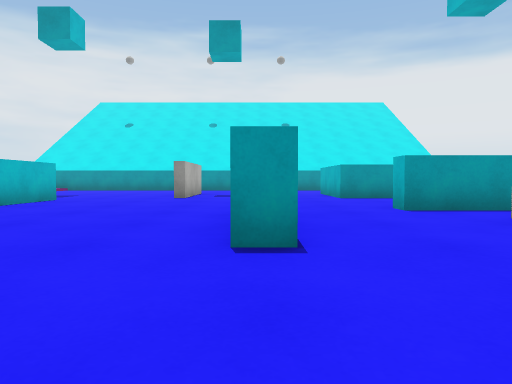
[1] (above)

19 first-person views from a walk through a Unity game level. The camera is 0.51 m above the floor, tilts 2° down and sees 70° across. The floor is counted in squares, 1 m on a side. Each view is taken from the middle of a square. On the plan, view 1 faces up. The plan holds only what a view shows up to about 9 squares ahead; the rest is blank. The place goes on beyond the plan. The player is left out. Surface patterns are stand-ins for the level's own textures.

[2]
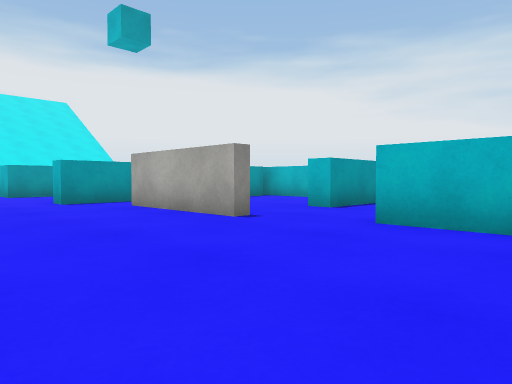

[3]
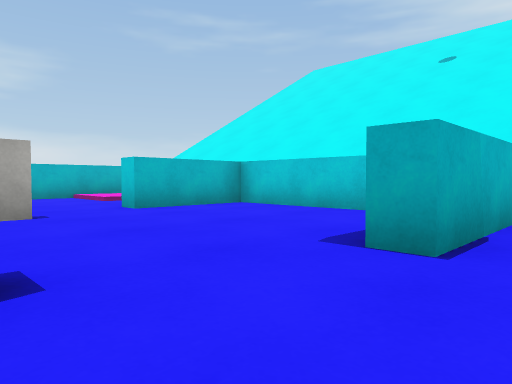

[4]
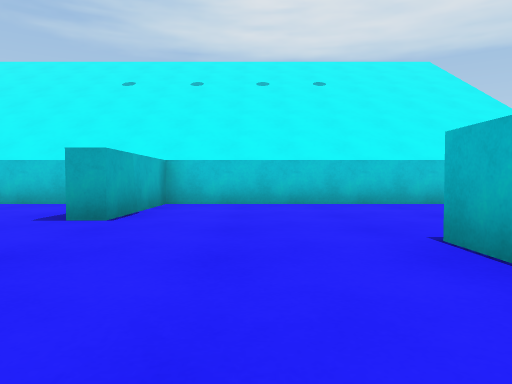

[5]
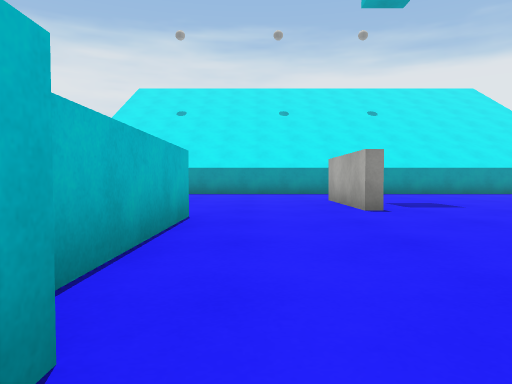

[6]
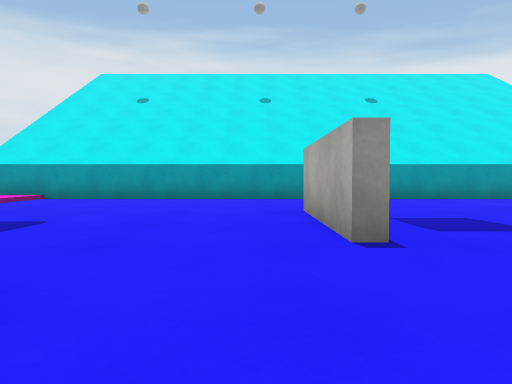

[7]
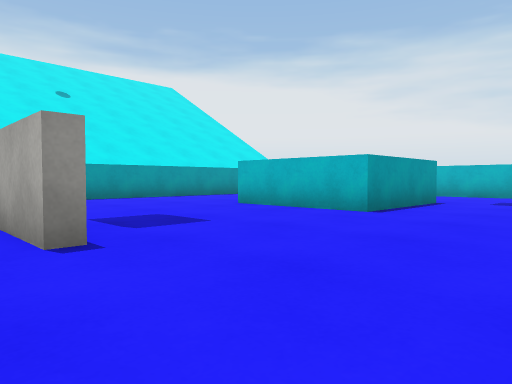

[8]
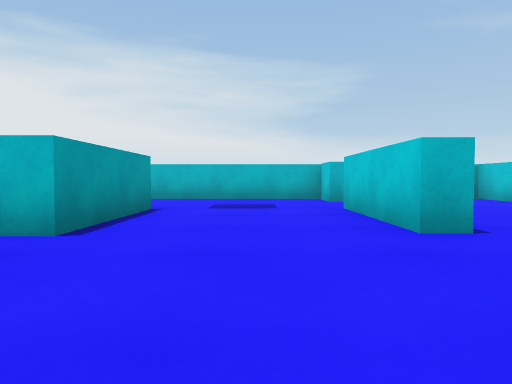

[9]
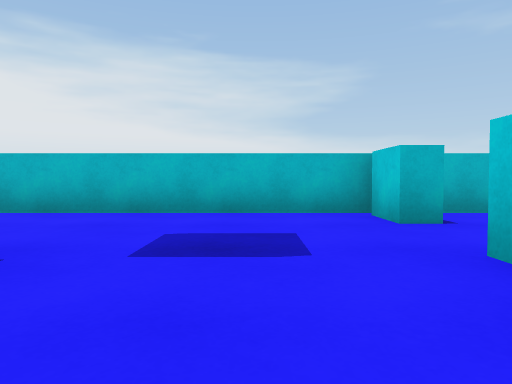

[10]
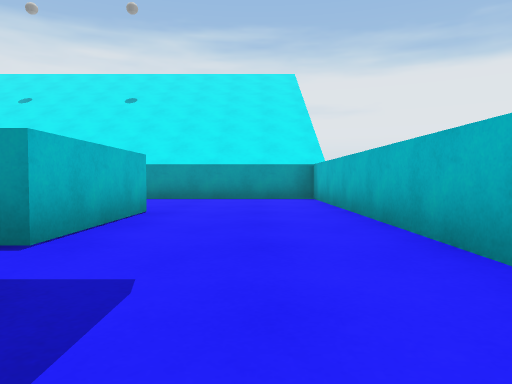

[11]
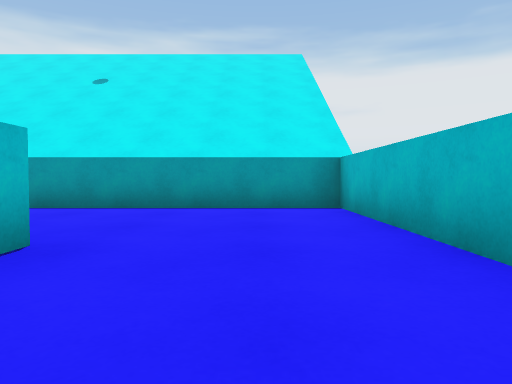

[12]
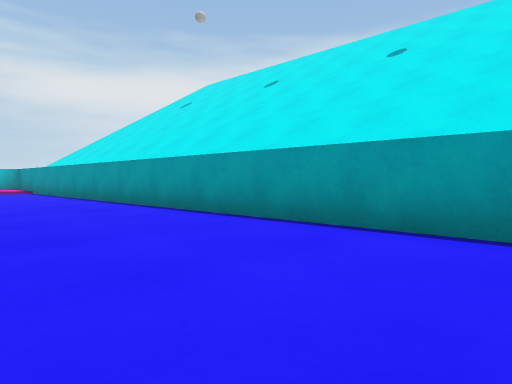

[13]
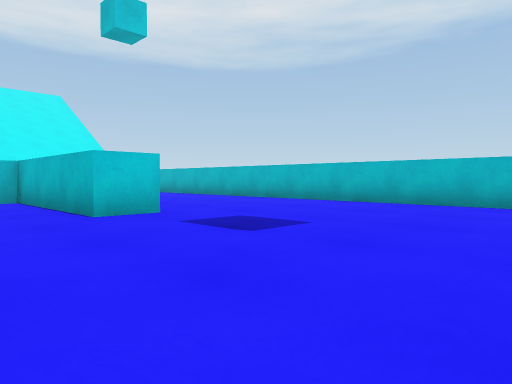

[14]
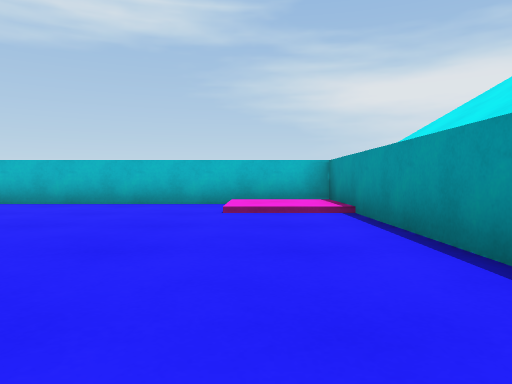

[15]
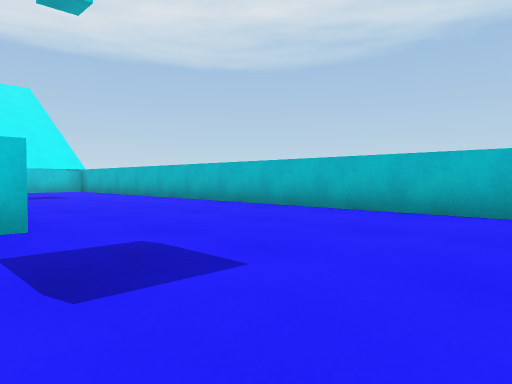

[16]
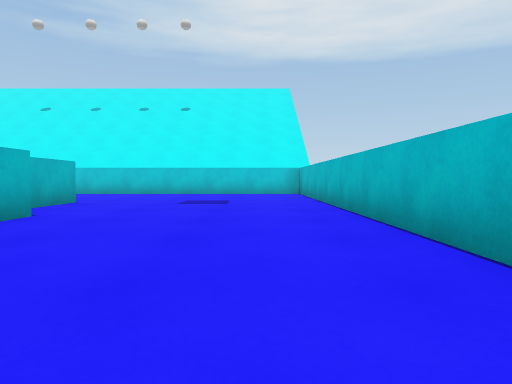

[17]
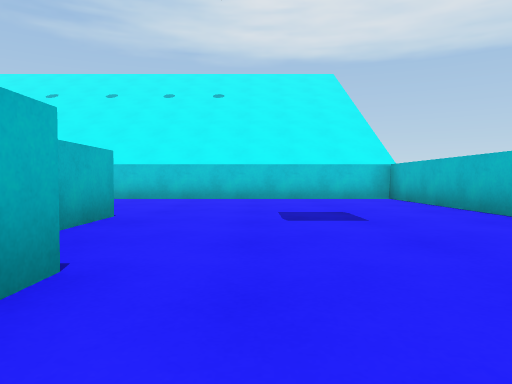

[18]
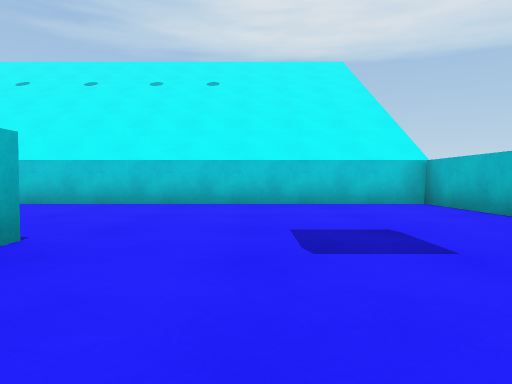

[19]
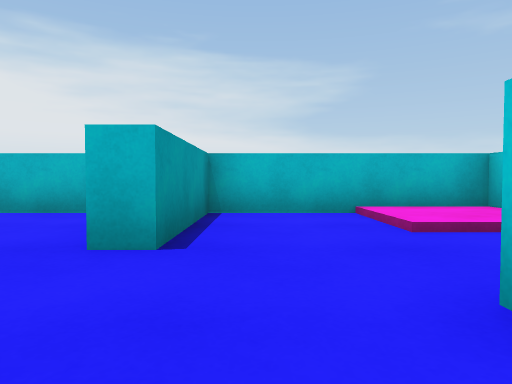

### Floor plan
Points are (right, up) in squares from view 1. A wall is a line through its corners. A room is listed if a view was taken in it or the views show most of it. See-through windows are left out.
Room 1 (views 1, 2, 19)
walls: (3.3, 1.6) (3.3, 2.6); (0.9, -2.5) (4, -2.5) (4, 0) (4.5, 0)
ways out: opening at (0, 1.5) to room 2; opening at (1.5, 3.5) to room 2; opening at (4.5, 2) to room 2; opening at (4, 1) to room 3
Room 2 (views 3, 4, 5, 6, 7, 8, 9, 10, 11, 12, 13, 14, 15, 16, 17, 18)
walls: (-2.2, 9.9) (-2.2, 12.9); (-6, 9) (-4.9, 9) (-4.9, 5); (-5.9, 5) (-5.9, 5.6); (-4.6, 2.9) (-4.6, 1.9); (0.4, 2.7) (-0.2, 2.7); (4.2, 6) (2.3, 6) (2.3, 6.5) (5.5, 6.5); (-5.1, 1.9) (-5.1, 3.6); (3.3, 2.6) (3.3, 4.8); (5.3, 12.9) (5.3, 9.8) (2.3, 9.8) (2.3, 12.9); (-5.1, 16.5) (-10.5, 16.5) (-10.5, -2.5) (-1.2, -2.5) (-1.2, 0.5) (-0.6, 0.5); (5.6, 1.7) (5.6, 2.2); (7.2, 2.2) (8.1, 2.2); (8.5, 3.5) (8.5, 16.5) (-3.2, 16.5)
ways out: opening at (0, 1.5) to room 1; opening at (1.5, 3.5) to room 1; opening at (4.5, 2) to room 1
objects: cyan block (7, 6) to (8, 6)
Room 3 (no view inside)
walls: (8.5, -2.6) (8.5, 1.7) (5.6, 1.7)
ways out: opening at (4, 1) to room 1

Where each view was taken, in squares from view 1:
view 1: 0 up, 0 right, facing up
view 2: 2 down, 0 right, facing up-right
view 3: 3 up, 2 left, facing down-right
view 4: 5 up, 3 left, facing down
view 5: 4 up, 4 left, facing up
view 6: 7 up, 3 left, facing up
view 7: 7 up, 3 left, facing up-right
view 8: 8 up, 1 left, facing right
view 9: 8 up, 3 right, facing right
view 10: 7 up, 7 right, facing up
view 11: 10 up, 7 right, facing up
view 12: 13 up, 6 right, facing up-left
view 13: 14 up, 3 left, facing down-left
view 14: 15 up, 3 left, facing left
view 15: 13 up, 5 left, facing down-left
view 16: 10 up, 9 left, facing down
view 17: 7 up, 7 left, facing down
view 18: 5 up, 7 left, facing down
view 19: 1 up, 3 right, facing right
